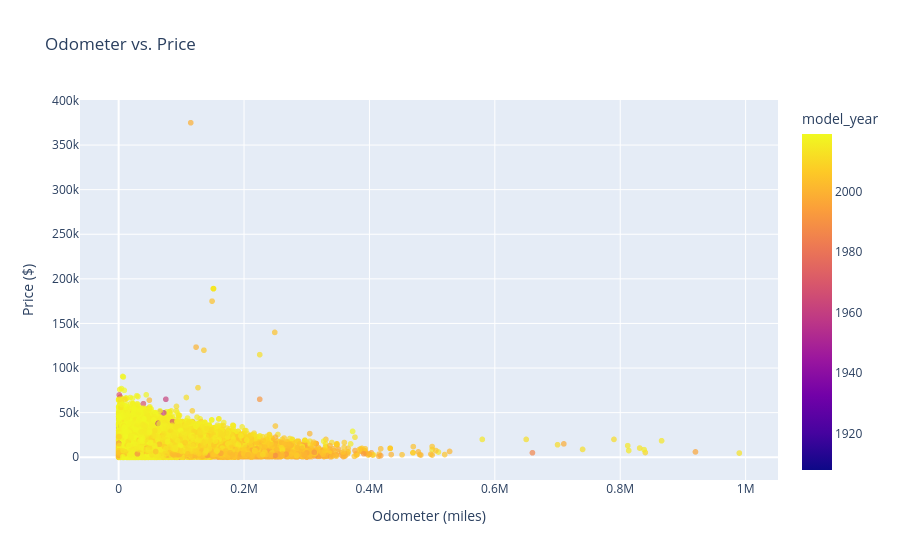

The code cell stored with this chart in its notebook:
### Markdown cell above
This histogram shows the distribution of vehicle model years. The x-axis represents the model year, while the y-axis shows the number of listings for each year. With 30 bins, the chart helps visualize which model years are most common. A peak in certain years indicates a higher availability of vehicles from that period, while a decline in older model years shows fewer listings for older cars. This data analysis helps in understanding the age range of vehicles in the market. The majority of vehicles in the dataset are from the 2000s and later, with a sharp increase in model counts around the early 2000s. Older vehicles (pre-1980) are rare in the dataset. This suggests that most listed vehicles are relatively modern, with very few classic or antique models. The rise in vehicles from the 2000s onwards may reflect an increase in vehicle production, longer-lasting cars, or simply more recent data collection. If analyzing resale trends, you might focus on vehicles from the last 20–25 years, as they make up the bulk of the dataset.

### Code cell
fig = px.scatter(df, x="odometer", y="price", title="Odometer vs. Price",
                 labels={"odometer": "Odometer (miles)", "price": "Price ($)"},
                 color="model_year", opacity=0.7)
fig.show()

### Figure 1 — Plotly figure (JSON) as saved in the notebook; plotly's stock layout.template omitted (floating-point values rounded to 4 significant figures; data arrays with more than 128 entries replaced by an {"elided": "..."} marker saying what was removed)
{"data": [{"hovertemplate": "Odometer (miles)=%{x}<br>Price ($)=%{y}<br>model_year=%{marker.color}<extra></extra>", "legendgroup": "", "marker": {"color": {"elided": "36419 int values"}, "coloraxis": "coloraxis", "opacity": 0.7, "symbol": "circle"}, "mode": "markers", "name": "", "showlegend": false, "type": "scattergl", "x": {"elided": "36419 int values"}, "xaxis": "x", "y": {"elided": "36419 int values"}, "yaxis": "y"}], "layout": {"autosize": true, "coloraxis": {"colorbar": {"title": {"text": "model_year"}}, "colorscale": [[0, "#0d0887"], [0.1111, "#46039f"], [0.2222, "#7201a8"], [0.3333, "#9c179e"], [0.4444, "#bd3786"], [0.5556, "#d8576b"], [0.6667, "#ed7953"], [0.7778, "#fb9f3a"], [0.8889, "#fdca26"], [1, "#f0f921"]]}, "legend": {"tracegroupgap": 0}, "title": {"text": "Odometer vs. Price"}, "xaxis": {"anchor": "y", "autorange": true, "domain": [0, 1], "range": [-87820.0, 1078000.0], "title": {"text": "Odometer (miles)"}, "type": "linear"}, "yaxis": {"anchor": "x", "autorange": true, "domain": [0, 1], "range": [-30950.0, 405900.0], "title": {"text": "Price ($)"}, "type": "linear"}}}
